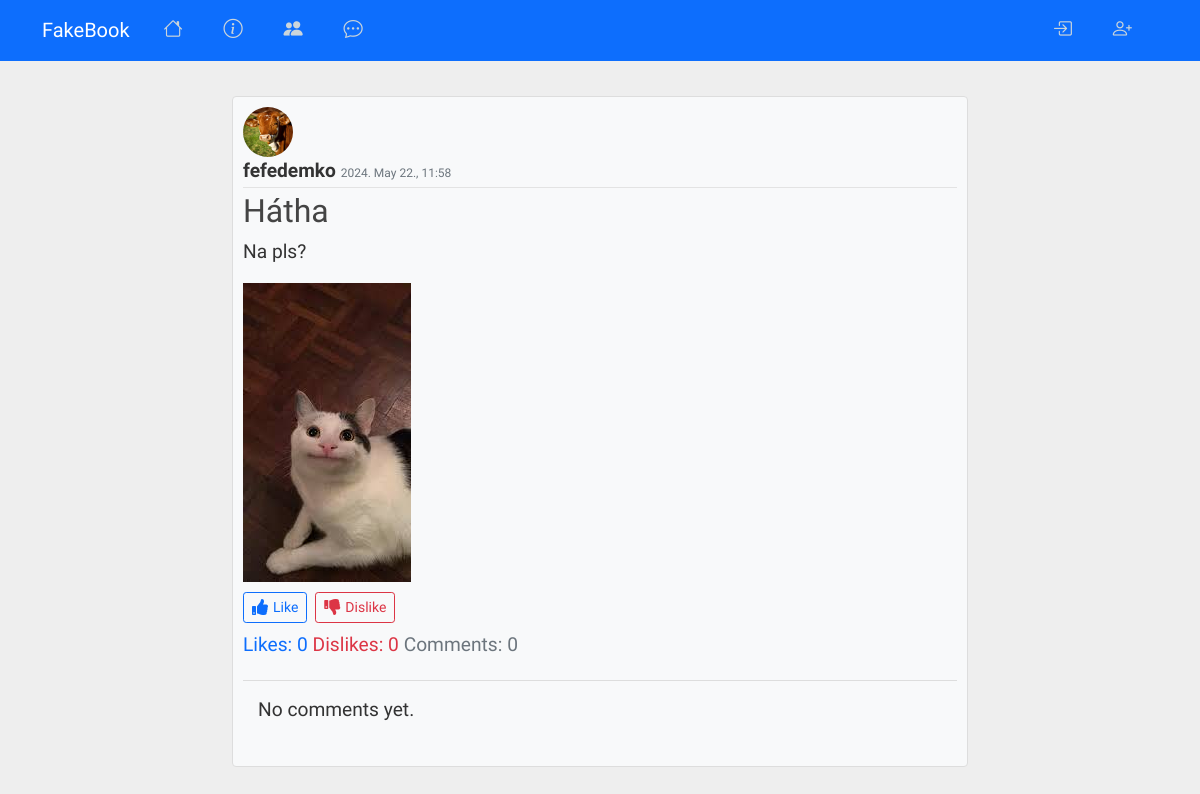
The page /book/post/10/ on the database as committed earlier.
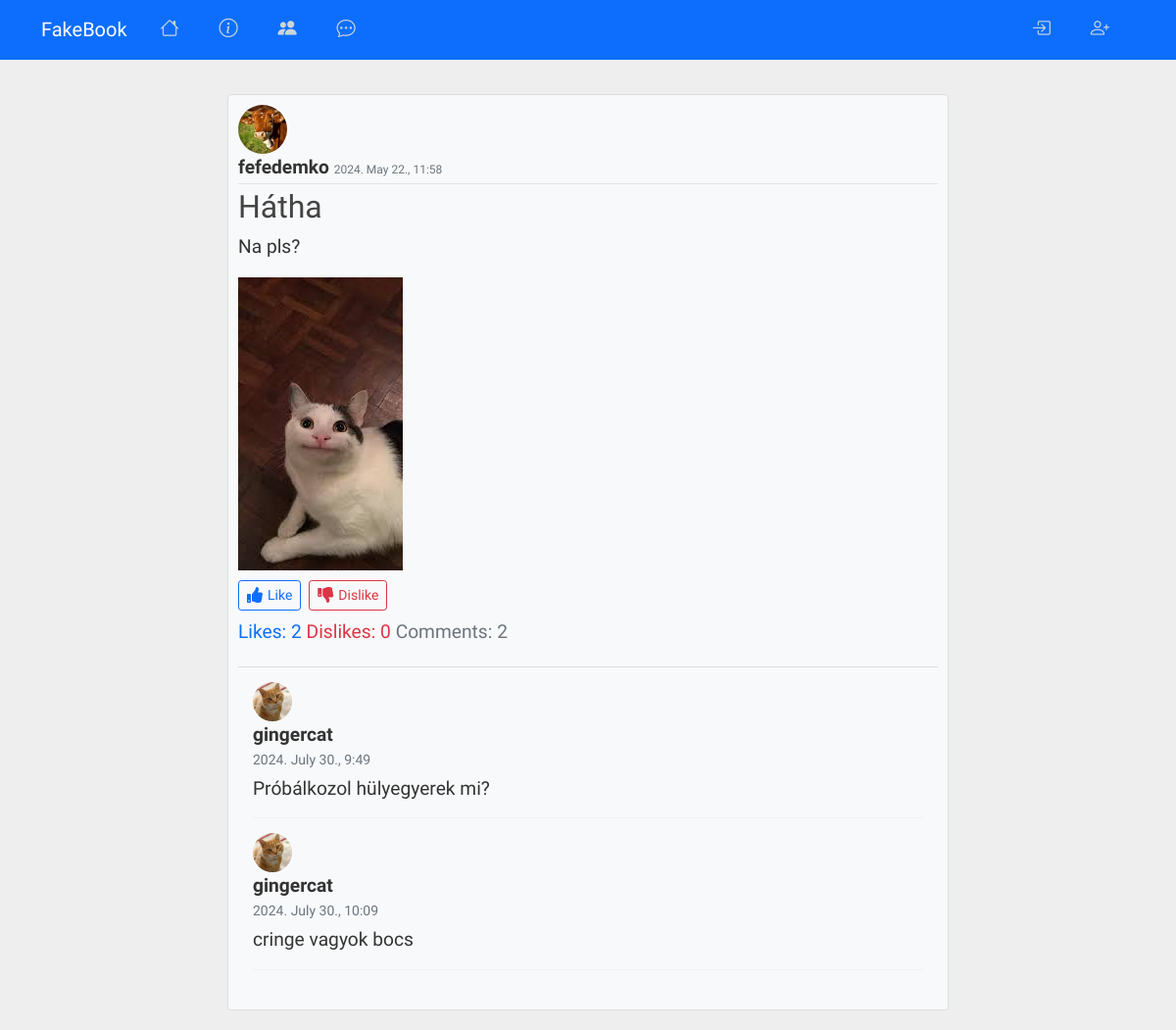
The same page on the database as committed later.
### book/models.py (models this page shows, shortened)
class Post(models.Model):
    title = models.CharField(max_length=100)
    content = models.TextField()
    date_posted = models.DateTimeField(auto_now_add=True)
    author = models.ForeignKey(User, on_delete=models.CASCADE)
    likes = models.ManyToManyField(User, related_name='post_likes', blank=True)
    dislikes = models.ManyToManyField(User, related_name='post_dislikes', blank=True)
    def total_likes(self):
        return self.likes.count()
    def total_dislikes(self):
        return self.dislikes.count()
    def total_comments(self):
        return self.comments.count()

class Image(models.Model):
    image = models.ImageField(upload_to='post_images/')
    description = models.CharField(max_length=255, blank=True, null=True)
    post = models.ForeignKey('Post', on_delete=models.CASCADE, related_name='post_images')

class Comment(models.Model):
    post = models.ForeignKey(Post, on_delete=models.CASCADE, related_name='comments')
    author = models.ForeignKey(User, on_delete=models.CASCADE)
    content = models.TextField()
    date_posted = models.DateTimeField(auto_now_add=True)

### users/models.py (models this page shows, shortened)
class Profile(models.Model):
    GENDER_CHOICES = [
        ('man', 'Man'),
        ('woman', 'Woman'),
        ('other', 'Other')
    ]
    user = models.OneToOneField(User, on_delete=models.CASCADE)
    image = models.ImageField(default='default.jpg', upload_to='profile_pics')
    age = models.PositiveIntegerField(null=True, blank=True)
    gender = models.CharField(max_length=10, choices=GENDER_CHOICES, null=True, blank=True)
    location = models.CharField(max_length=100, null=True, blank=True)
    birthdate = models.DateField(null=True, blank=True)
    def get_friends(self):
        friendships = Friendship.objects.filter(Q(user1=self) | Q(user2=self))
        friends = []
        for friendship in friendships:
            if friendship.user1 == self:
                friends.append(friendship.user2)
            else:
                friends.append(friendship.user1)
        return friends
    User.add_to_class('get_friends', get_friends)

### book/views.py (the view)
# urls.py: path('post/<int:pk>/', PostDetailView.as_view(), name = 'post-detail'),
class PostDetailView(DetailView):
    model = Post

### book/templates/book/post_detail.html (shortened to what this page needs)
{% extends "book/base.html" %}
{% block content %}
    <article class="media content-section">
        <img class="rounded-circle article-img" src="{{ object.author.profile.image.url }}">
        <div class="media-body">
            <div class="article-metadata">
                <a class="comment-author" href="{% url 'user-posts' object.author.username %}">{{ object.author }}</a>
                <small class="text-muted">{{ object.date_posted|date:"Y. E d., G:i" }}</small>
            </div>
            <h2 class="article-title">{{ object.title }}</h2>
            <p class="article-content">{{ object.content }}</p>
            <div class="post-images">
                {% for image in object.post_images.all %}
                    <img src="{{ image.image.url }}" alt="{{ image.description }}" class="img-fluid">
                {% endfor %}
            </div>
             <div class="reaction-buttons d-flex gap-2">
                  <form method="POST" action="{% url 'post-like' post.pk%}">
                      <button type="submit" class="btn btn-outline-primary btn-sm">
                          <i class="fa fa-thumbs-up"></i> Like
                      </button>
                  </form>
                  <form method="POST" action="{% url 'post-dislike' post.pk%}">
                      <button type="submit" class="btn btn-outline-danger btn-sm">
                          <i class="fa fa-thumbs-down"></i> Dislike
                      </button>
                  </form>
               </div>
               <p class="mt-2">
                   <span class="text-primary">Likes: {{ post.total_likes }}</span>
                   <span class="text-danger ml-3">Dislikes: {{ post.total_dislikes }}</span>
                   <span class="text-muted ml-3">Comments: {{ post.total_comments }}</span>
               </p>
                <div id="comments-{{ post.pk }}" class="comment-section">
                    {% for comment in post.comments.all %}
                        <div class="comment d-flex justify-content-between align-items-center">
                            <div class="comment-left">
                                <img src="{{ comment.author.profile.image.url }}" alt="{{ comment.author }}" class="comment-author-img">
                                <div class="comment-body">
                                    <a class="comment-author" href="{% url 'user-posts' comment.author.username %}">{{ comment.author.username }}</a>
                                    <div class="comment-meta">{{ comment.date_posted|date:"Y. E d., G:i" }}</div>
                                    <div class="comment-content">{{ comment.content }}</div>
                                </div>
                            </div>
                        </div>
                    {% empty %}
                        <p>No comments yet.</p>
                    {% endfor %}
                </div>
        </div>
    </article>
{% endblock %}

### book/templates/book/base.html (shortened to what this page needs)
{% load static %}
<!DOCTYPE html>
<html>
    <head>
        <link href="https://cdn.jsdelivr.net/npm/bootstrap@5.0.2/dist/css/bootstrap.min.css" rel="stylesheet">
        <link href="https://cdnjs.cloudflare.com/ajax/libs/bootstrap-icons/1.10.3/font/bootstrap-icons.min.css" rel="stylesheet">
        <link rel="stylesheet" href="https://cdnjs.cloudflare.com/ajax/libs/font-awesome/5.15.3/css/all.min.css">
        <link rel="stylesheet" type="text/css" href="{% static 'book/main.css' %}">
    </head>
<body>
    <header class="site-header">
        <nav class="navbar navbar-expand-md navbar-dark bg-primary fixed-top">
            <div class="container">
                <a class="navbar-brand" href="{% url 'book-home' %}">FakeBook</a>
                <div class="collapse navbar-collapse" id="navbarToggle">
                    <ul class="navbar-nav me-auto mb-2 mb-md-0">
                        <li class="nav-item">
                            <a class="nav-link" href="{% url 'book-home' %}">
                                <i class="bi bi-house"></i> <span>Home</span>
                            </a>
                        </li>
                        <li class="nav-item">
                            <a class="nav-link" href="{% url 'book-about' %}">
                                <i class="bi bi-info-circle"></i> <span>About</span>
                            </a>
                        </li>
                        <li class="nav-item">
                            <a class="nav-link" href="{% url 'find_friends' %}">
                                <i class="bi bi-people-fill"></i> <span>Find Friends</span>
                            </a>
                        </li>
                        <li class="nav-item">
                            <a class="nav-link" href="{% url 'chat' %}">
                                <i class="bi bi-chat-dots"></i> <span>Chats</span>
                            </a>
                        </li>
                    </ul>
                    <ul class="navbar-nav ms-auto mb-2 mb-md-0">
                        {% if user.is_authenticated %}
                            <li class="nav-item">
                                <a class="nav-link" href="{% url 'post-create' %}">
                                    <i class="bi bi-plus-circle"></i> <span>New Post</span>
                                </a>
                            </li>
                            <li class="nav-item">
                                <a class="nav-link" href="{% url 'profile' %}">
                                   <i class="bi bi-gear-fill"></i> <span>Profile settings</span>
                                </a>
                            </li>
                            <li class="nav-item">
                                <form id="logoutForm" method="post" action="{% url 'logout' %}" class="d-inline">
                                    {% csrf_token %}
                                    <a class="nav-link" href="#" onclick="document.getElementById('logoutForm').submit()">
                                        <i class="bi bi-box-arrow-right"></i> <span>Log Out</span>
                                    </a>
                                </form>
                            </li>
                        {% else %}
                            <li class="nav-item">
                                <a class="nav-link" href="{% url 'login' %}">
                                    <i class="bi bi-box-arrow-in-right"></i> <span>Log In</span>
                                </a>
                            </li>
                            <li class="nav-item">
                                <a class="nav-link" href="{% url 'register' %}">
                                    <i class="bi bi-person-plus"></i> <span>Register</span>
                                </a>
                            </li>
                        {% endif %}
                    </ul>
                </div>
            </div>
        </nav>
    </header>
    <main role="main" class="container mt-5 pt-5">
        <div class="row">
            <div class="col-md-8 offset-md-2">
                {% block content %}{% endblock %}
            </div>
        </div>
    </main>
</body>
</html>

### book/static/book/main.css (style rules this page uses)
@media (max-width: 1200px) { .navbar-nav .nav-link i { margin-right: 0; } }
@media (max-width: 1400px) { .navbar-nav { flex-wrap: nowrap; overflow-x: auto; } }
@media (max-width: 1400px) { .navbar-nav .nav-item { flex: 1; } }
body { background: #ffffff; color: #333333; margin: 0; font-family: 'Biorhyme', sans-serif !important; font-size: larger; }
h1, h2, h3, h4, h5, h6 { color: #444444; font-family: 'Biorhyme', sans-serif !important; }
ul { margin: 0; }
.site-header .navbar-nav .nav-link { color: #cbd5db; }
.nav-link i { margin-right: 8px; }
.navbar-nav { text-align: center; display: inline-block; margin-right: 8px; }
.nav-item { display: flex; align-items: center; padding: 0 10px; display: inline-block; }
.content-section { background: #ffffff; padding: 10px 20px; border: 1px solid #dddddd; border-radius: 3px; margin-bottom: 20px; }
.article-title { color: #444444 !important; }
.article-content { white-space: pre-line; }
.article-img { height: 65px; width: 65px; margin-right: 16px; }
.article-metadata { padding-bottom: 1px; margin-bottom: 4px; border-bottom: 1px solid #e3e3e3 }
.post-images { display: grid; grid-template-columns: repeat(auto-fit, minmax(400px, 1fr)); gap: 10px; }
.article-img { width: 50px; height: 50px; border-radius: 50%; }
.reaction-buttons { display: flex; gap: 10px; margin-top: 10px; }
.comment-section { margin-top: 20px; padding: 15px; border-top: 1px solid #ddd; }
.comment { display: flex; align-items: flex-start; margin-bottom: 15px; padding-bottom: 10px; border-bottom: 1px solid #f1f1f1; }
.comment-author-img { width: 40px; height: 40px; border-radius: 50%; margin-right: 10px; }
.comment-author { font-weight: bold; margin-bottom: 5px; color: #333333; }
.comment-content { margin: 5px 0; }
.comment-meta { font-size: 0.875rem; color: #6c757d; }
.reaction-buttons { display: flex; align-items: center; gap: 10px; margin-top: 10px; }
.reaction-buttons button { display: flex; align-items: center; gap: 5px; }
.reaction-buttons i { font-size: 16px; }
body { background:#eee; }
.media { background-color: #f8f9fa; transition: background-color 0.3s ease; border-radius: 0.25rem; padding: 10px; }
.media a { color: #333; text-decoration: none; }
.media-body small { font-size: 0.75rem; color: #6c757d; }

Rows that differ between the two databases and show on the page:
computed for Post "Hátha": total_likes "0" → "2"; total_comments "0" → "2"
added Comment: author.profile.image (picture), author.username "gingercat", date_posted "2024. July 30., 9:49", content "Próbálkozol hülyegyerek mi?"
added Comment: author.profile.image (picture), author.username "gingercat", date_posted "2024. July 30., 10:09", content "cringe vagyok bocs"
Other text that changed with them:
text no longer shown: "No comments yet."
